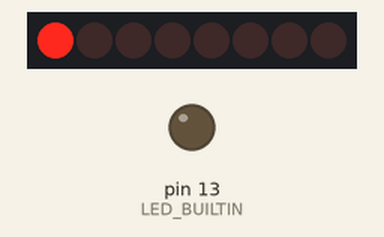
This sketch was run on a simulated Arduino Uno, built with avr-gcc and run on an emulated ATmega328P. On the bench: 8 shift-register outputs drawn as a row of LEDs (first output left, lit = HIGH), output pins drawn as LEDs (lit = HIGH). Wiring (inferred from the names in the program): shift register (74HC595): data pin 9; shift clock pin 8; latch pin 10. Wiring (inferred from the signals the program sends): row of LEDs: on Q0, Q1, Q2, Q3, Q4, Q5, Q6, Q7. Random numbers use the default seed unless the sketch sets one; pins used as bus, display or sensor lines are not drawn.

Above: at 0.05 s.
At 4.8 s:
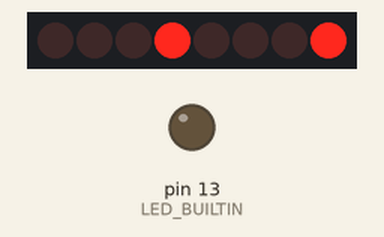
At 10.51 s:
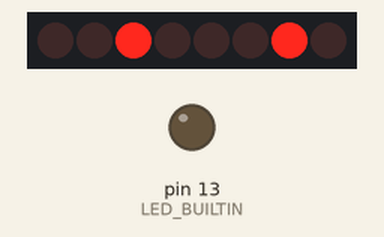
At 16.02 s:
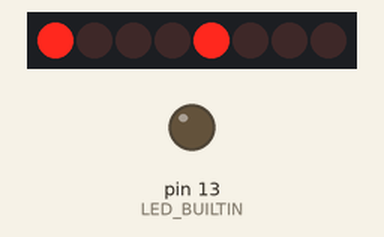
At 20.93 s:
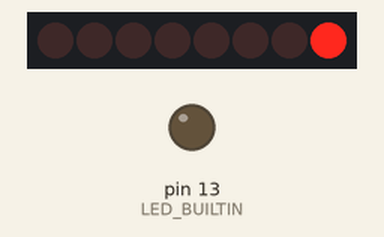
At 39.86 s:
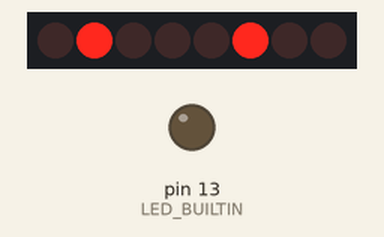
Timing chart, 0 to 40.0 s (numbered marks = the images above):
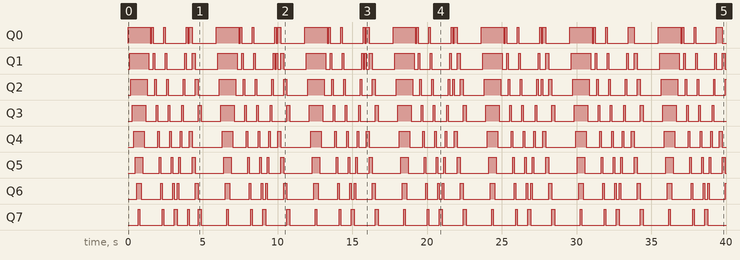

The sketch:

shift_out_for_web_test.ino
```cpp
const byte LATCHp = 10; // green
const byte DATAp = 9; // blue
const byte CLOCKp = 8; // yellow

unsigned long lastM = 0;

byte data = 0b00000000;

int ctr = 0;

void setup()
{
  Serial.begin(9600);
  pinMode(LED_BUILTIN, OUTPUT);
  pinMode(LATCHp, OUTPUT);
  pinMode(DATAp, OUTPUT);
  pinMode(CLOCKp, OUTPUT);
}

void loop()
{
  switch (ctr++)
  {
    case 0:
      // All on, all off
      oneAfterAnother();
      break;
    case 1:
      // Scroll down the line
      oneOnAtATime();
      break;
    case 2:
      // Like above, but back and forth
      pingPong();
      break;
    case 3:
      // Blink random LEDs
      randomLED();
      break;
    case 4:
      marquee();
      break;
    case 5:
      // Bit patterns from 0 to 255
      binaryCount();
      break;
    default:
      ctr = 0;
      break;
  }

#if 0
  unsigned long curM = millis();
  if (curM - lastM >= 1000)
  {
    lastM = curM;
    for (int ctr = 0; ctr < 8; ctr++)
    {
      bitSet(data, ctr);
      digitalWrite(LATCHp, LOW);

      digitalWrite(LATCHp, HIGH);
    }
    for (int ctr = 7; ctr > -1 ; ctr--)
    {
      bitClear(data, ctr);
      digitalWrite(LATCH, LOW);

      digitalWrite(LATCH, HIGH);
    }
  }
#endif
}

void shiftWrite(int desiredPin, boolean desiredState)
{
  bitWrite(data, desiredPin, desiredState);
  shiftOut(DATAp, CLOCKp, MSBFIRST, data);
  digitalWrite(LATCHp, HIGH);
  digitalWrite(LATCHp, LOW);
}

void oneAfterAnother()
{
  int index;
  int delayTime = 100; // Time (milliseconds) to pause between LEDs
  for (index = 0; index <= 7; index++)
  {
    shiftWrite(index, HIGH);
    delay(delayTime);
  }
  for (index = 7; index >= 0; index--)
  {
    shiftWrite(index, LOW);
    delay(delayTime);
  }
}

void oneOnAtATime()
{
  int index;
  int delayTime = 100; // Time (milliseconds) to pause between LEDs
  for (index = 0; index <= 7; index++)
  {
    shiftWrite(index, HIGH);  // turn LED on
    delay(delayTime);   // pause to slow down the sequence
    shiftWrite(index, LOW); // turn LED off
  }
}

void pingPong()
{
  int index;
  int delayTime = 100; // time (milliseconds) to pause between LEDs
  for (index = 0; index <= 7; index++)
  {
    shiftWrite(index, HIGH);  // turn LED on
    delay(delayTime);   // pause to slow down the sequence
    shiftWrite(index, LOW); // turn LED off
  }
  for (index = 7; index >= 0; index--)
  {
    shiftWrite(index, HIGH);  // turn LED on
    delay(delayTime);   // pause to slow down the sequence
    shiftWrite(index, LOW); // turn LED off
  }
}

void randomLED()
{
  int index;
  int delayTime = 100; // time (milliseconds) to pause between LEDs
  index = random(8);  // pick a random number between 0 and 7
  shiftWrite(index, HIGH);  // turn LED on
  delay(delayTime);   // pause to slow down the sequence
  shiftWrite(index, LOW); // turn LED off
}

void marquee()
{
  int index;
  int delayTime = 200; // Time (milliseconds) to pause between LEDs
  for (index = 0; index <= 3; index++)
  {
    shiftWrite(index, HIGH);    // Turn a LED on
    shiftWrite(index + 4, HIGH); // Skip four, and turn that LED on
    delay(delayTime);   // Pause to slow down the sequence
    shiftWrite(index, LOW); // Turn both LEDs off
    shiftWrite(index + 4, LOW);
  }
}


void binaryCount()
{
  int delayTime = 1000; // time (milliseconds) to pause between LEDs
  shiftOut(DATAp, CLOCKp, MSBFIRST, data);
  digitalWrite(LATCHp, HIGH);
  digitalWrite(LATCHp, LOW);
  data++;
  delay(delayTime);
}
```

Measured:
- by itself, Q0: LOW → HIGH at 0.00 s, → LOW 1.5 s later, → HIGH 0.10 s later, → LOW 0.10 s later, … (66 changes in this stretch)
- by itself, Q1: LOW → HIGH at 0.10 s, → LOW 1.3 s later, → HIGH 0.30 s later, → LOW 0.10 s later, … (74 changes in this stretch)
- by itself, Q2: LOW → HIGH at 0.20 s, → LOW 1.1 s later, → HIGH 0.50 s later, → LOW 0.10 s later, … (73 changes in this stretch)
- by itself, Q3: repeats every 5.9 s: 2 × (LOW 0.70 s, HIGH 0.10 s), LOW 0.80 s, HIGH 0.10 s, LOW 1.0 s, HIGH 0.20 s, LOW 1.3 s, HIGH 0.90 s
- by itself, Q7: LOW → HIGH at 0.70 s, → LOW 0.10 s later, → HIGH 1.5 s later, → LOW 0.10 s later, … (56 changes in this stretch)
- by itself, Q6: repeats every 5.9 s: LOW 1.3 s, HIGH 0.10 s, LOW 0.70 s, HIGH 0.10 s, LOW 0.20 s, HIGH 0.10 s, LOW 1.1 s, HIGH 0.20 s, LOW 1.8 s, HIGH 0.30 s
- by itself, Q5: repeats every 5.9 s: LOW 1.1 s, HIGH 0.10 s, LOW 0.70 s, HIGH 0.10 s, LOW 0.40 s, HIGH 0.10 s, LOW 0.80 s, HIGH 0.20 s, LOW 1.9 s, HIGH 0.50 s
